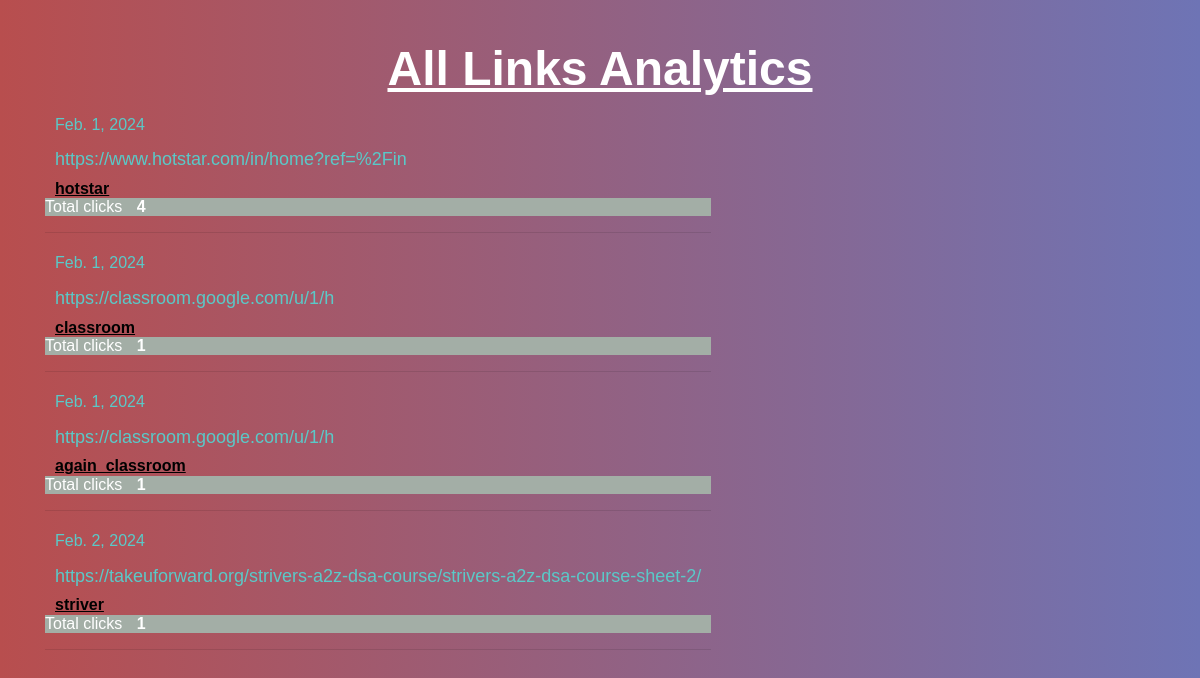
The app's page /all-analytics, older data.
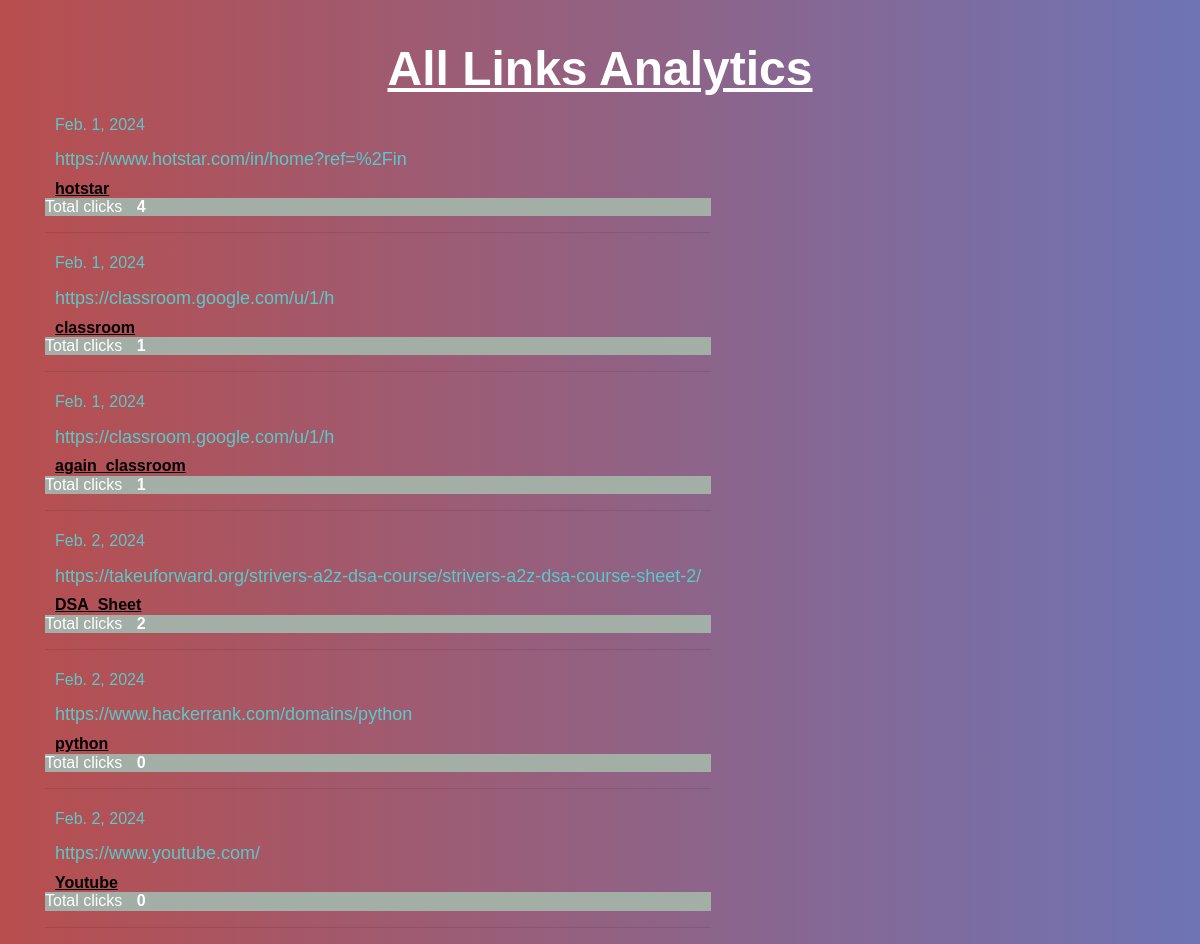
The same page, newer data.
### myapp/models.py (models this page shows)
class LongToShort(models.Model):
    long_url = models.URLField(max_length = 500)
    short_url = models.CharField(max_length = 50, unique = True)
    date = models.DateField(auto_now_add = True)
    clicks = models.IntegerField(default = 0)

### myapp/views.py (the view)
# urls.py: path('all-analytics',views.all_analytics),
def all_analytics(request):
    rows = LongToShort.objects.all()
    context = {
        "rows":rows
    }
    return render(request,'all-analytics.html',context)

### myapp/templates/all-analytics.html (shortened to what this page needs)
{% load static %}
<!DOCTYPE html>
<html lang="en" class="">
<head>
	<link rel="stylesheet" href="{% static 'bootstrap.min.css' %}" type="text/css" media="screen">
	<link rel="stylesheet" href="{% static 'style.css' %}" type="text/css" media="screen">
</head>
<body class="pace-done lout_stats30 analictics-back">
	<main id="content" role="main" class="wyniki wyniki_all">
		<div class="container">
			<div class="row">
				<div class="col-12 page_log_in mt-0">
					<h2 class="h1" style="text-align: center;">All Links Analytics</h2>
				</div>
				<div>
				{% for obj in rows %}
					<div class="url_options url_stats_o" id="1">
						<p class="data_link">{{ obj.date }}</p>
						<p class="url_link">
							{{ obj.long_url }}
						</p>
						<p id="link" class="link_element">
							<a href="/{{ obj.short_url }}" class="short_url_l" target="blank">
								{{ obj.short_url }}</a>
						</p>
						<div class="stats_total btn-cutt click_stats btn_norm">
							<div class="click_design">Total clicks <strong class="allClicks">{{ obj.clicks }}</strong></div>
						</div>
					</div>
					<hr/>
					{% endfor %}
				</div>
			</div>
		</div>
	</main>
</body>
</html>

### myapp/static/style.css (style rules this page uses)
body, h1, h2, h3, p, a, button { margin: 0; padding: 0; border: 0; font-size: 100%; font: inherit; vertical-align: baseline; }
body { font-family: 'Arial', sans-serif; background: linear-gradient(to right, #C33764, #1D2671); color: #fff; }
.h1 { font-size: 3em; font-weight: bold; color: #fff; text-decoration: underline; }
.btn_m_l, .btn_m_r, .shortenit_b, .btn-cutt, .click_stats { color: #fff; border: none; cursor: pointer; transition: background-color 0.3s ease-in-out; }
.row { margin-right: 0; margin-left: 0; }
.url_options { position: relative; }
.url_link { font-size: 18px; color: #007bff; margin-bottom: 10px; }
.short_url_l { color: #007bff; text-decoration: none; }
.btn-cutt { background: linear-gradient(to right, #007bff, #0056b3); }
.click_stats { background: linear-gradient(to right, #28a745, #218838); }
.container { margin-top: 40px; }
.short_url_l { color: #000000; text-decoration: underline; font-weight: bold; transition: color 0.3s ease-in-out; padding: 5px; margin: 5px; }
.url_link { color: rgb(90, 201, 200); padding: 5px; margin: 5px; }
.data_link { color: rgb(90, 201, 200); padding: 5px; margin: 5px; }
.allClicks { padding: 5px; margin: 5px; }
.analictics-back { background: linear-gradient(to right, #b84e4e, #6e74b5); }
.click_design { background-color: #a3aea6; }

Row changes from the older to the newer data that the page shows:
removed LongToShort: date "Feb. 2, 2024", long_url "https://takeuforward.org/strivers-a2z-dsa-course/strivers-a2z-dsa-course-sheet-2/", short_url "striver", clicks "1"
added LongToShort: date "Feb. 2, 2024", long_url "https://takeuforward.org/strivers-a2z-dsa-course/strivers-a2z-dsa-course-sheet-2/", short_url "DSA_Sheet", clicks "2"
added LongToShort: date "Feb. 2, 2024", long_url "https://www.hackerrank.com/domains/python", short_url "python", clicks "0"
added LongToShort: date "Feb. 2, 2024", long_url "https://www.youtube.com/", short_url "Youtube", clicks "0"
